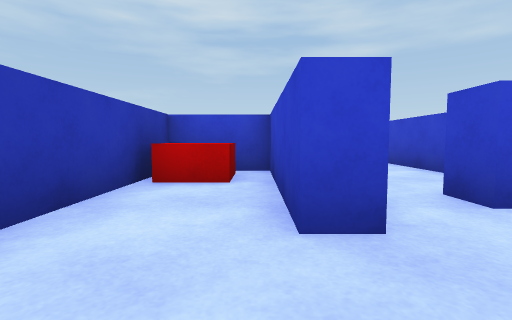
[1] (above)

17 first-person views from a walk through a Unity game level. The camera is 0.27 m above the floor, tilts 4° down and sees 85° across. The floor is counted in squares, 0.5 m on a side. Each view is taken from the middle of a square. On the plan, view 1 faces up. The plan holds only what a view shows up to about 9 squares ahead; the rest is blank. The player character is not drawn.

[2]
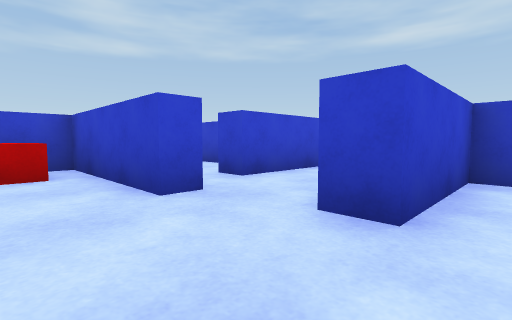

[3]
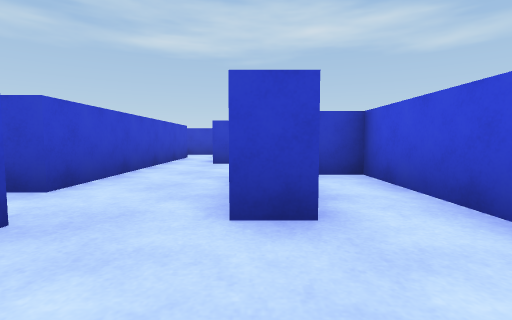

[4]
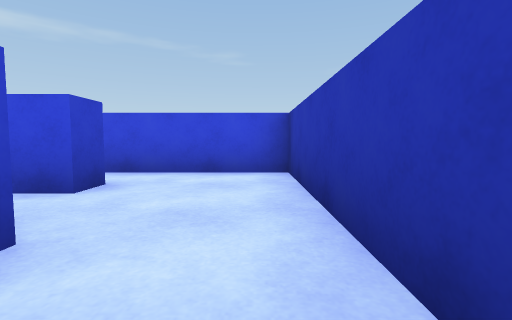

[5]
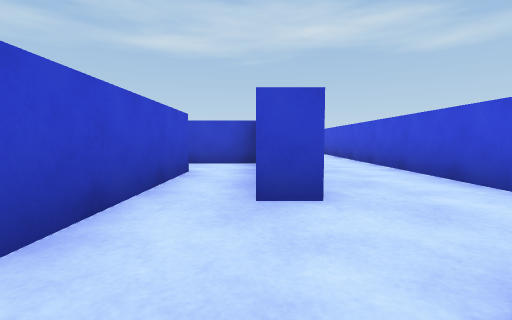

[6]
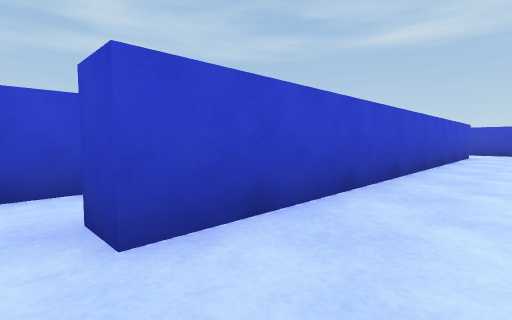

[7]
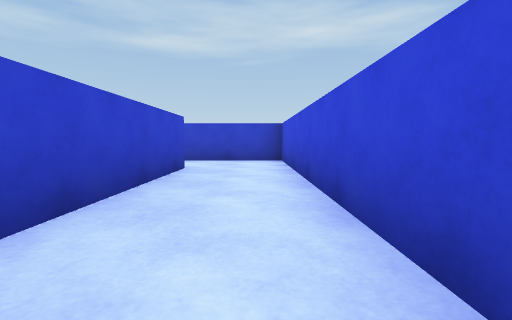

[8]
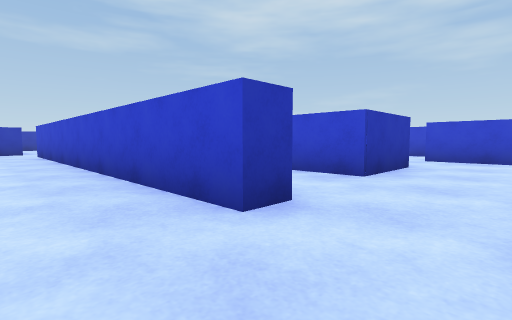

[9]
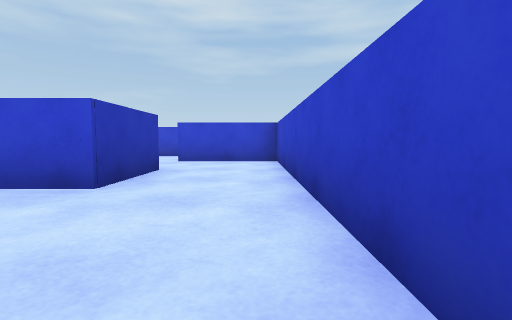

[10]
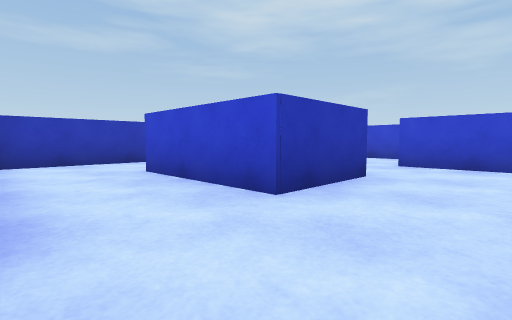

[11]
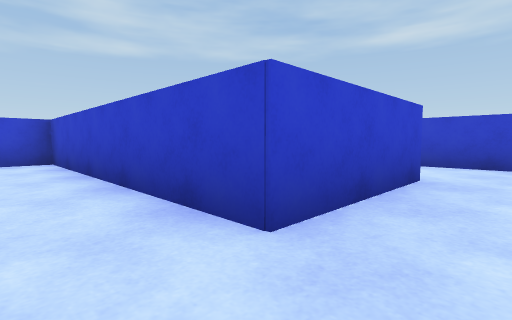

[12]
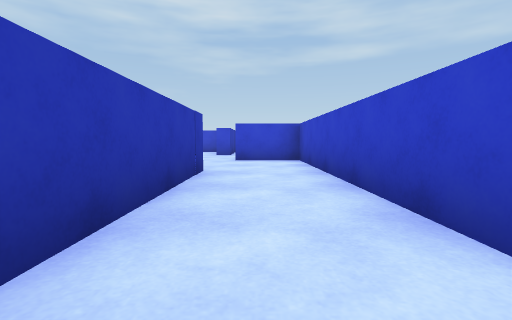

[13]
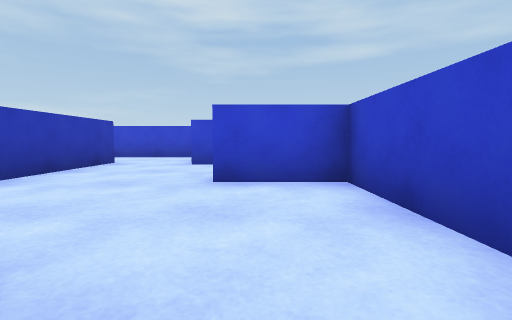

[14]
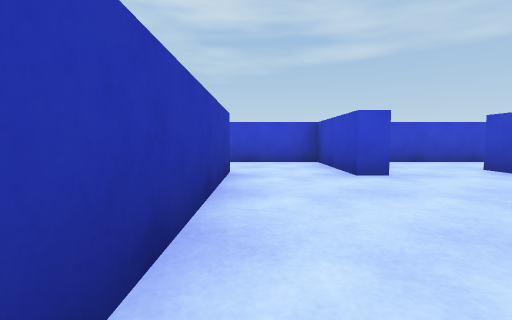

[15]
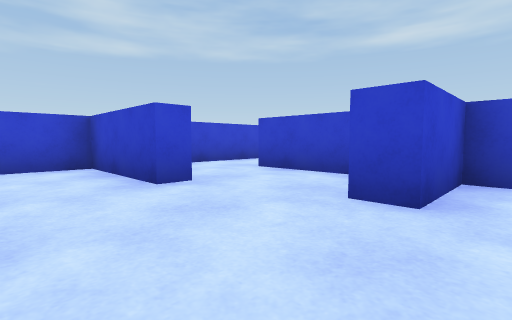

[16]
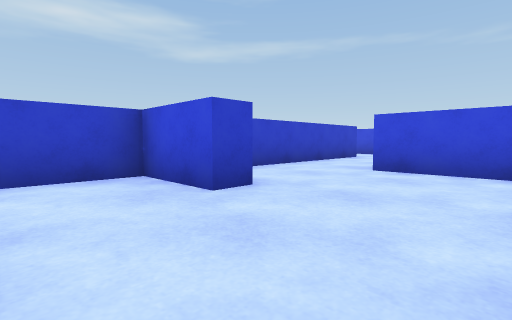

[17]
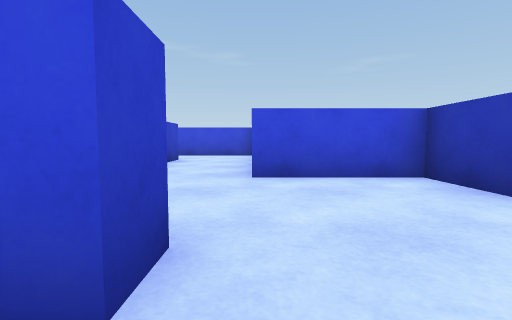

### Floor plan
Ten units are one square. View 1 is at (0, 0); x grows to the right and y downward. Boxes are objects, and circles mark ways between rooms. Rooms are numbered by the first view taken in them; rooms with no view inside come last. Other rooms are left out.
<svg viewBox="-21 -155 202 177">
<path fill="none" stroke="#000" d="M-16 -5 -16 17 34 17 34 4 9 4 9 -2M3 -16 3 -50 -16 -50 -16 -5M9 -16 3 -16M9 -2 15 -2M46 -22 19 -22M80 -22 46 -22M155 -11 155 -4 55 -4 55 -10M59 17 176 17 176 -15M101 -70 101 -12M122 -31 122 -76M101 -123 96 -123 96 -150 64 -150M76 -129 76 -70 101 -70M122 -76 122 -96 104 -96 104 -102 122 -102 122 -131M152 -52 152 -31 122 -31M176 -15 176 -72 149 -72"/>
<rect x="-15" y="-45" width="10" height="10" fill="#bbb"><title>cube</title></rect>
<circle cx="-5" cy="0" r="3" fill="#2a7"/>
<circle cx="0" cy="-10" r="3" fill="#2a7"/>
<circle cx="50" cy="-10" r="3" fill="#2a7"/>
<circle cx="165" cy="-10" r="3" fill="#2a7"/>
<circle cx="110" cy="-70" r="3" fill="#2a7"/>
<circle cx="120" cy="-20" r="3" fill="#2a7"/>
<text x="10" y="10">1</text>
<text x="-10" y="-30">2</text>
<text x="20" y="-10">3</text>
<text x="110" y="0">4</text>
<text x="110" y="-50">5</text>
<text x="90" y="-110">6</text>
<text x="160" y="-40">7</text>
</svg>
Room 1 opens to room 3. Room 2 opens to room 3. Room 3 opens to room 4. Room 4 opens to room 7. Room 5 opens to room 6. Room 5 opens to room 7.

Where each view was taken, in squares from view 1:
view 1: 0 up, 0 right, facing up
view 2: 1 down, 1 left, facing up-right
view 3: 0 up, 1 left, facing right
view 4: 3 up, 1 left, facing down
view 5: 1 up, 3 right, facing right
view 6: 1 down, 5 right, facing up-right
view 7: 1 down, 10 right, facing right
view 8: 1 down, 17 right, facing up-left
view 9: 0 up, 17 right, facing up
view 10: 1 up, 17 right, facing up-left
view 11: 2 up, 11 right, facing up-right
view 12: 2 up, 11 right, facing up
view 13: 6 up, 11 right, facing up
view 14: 8 up, 8 right, facing up
view 15: 9 up, 8 right, facing up-right
view 16: 12 up, 8 right, facing down-right
view 17: 11 up, 10 right, facing down
